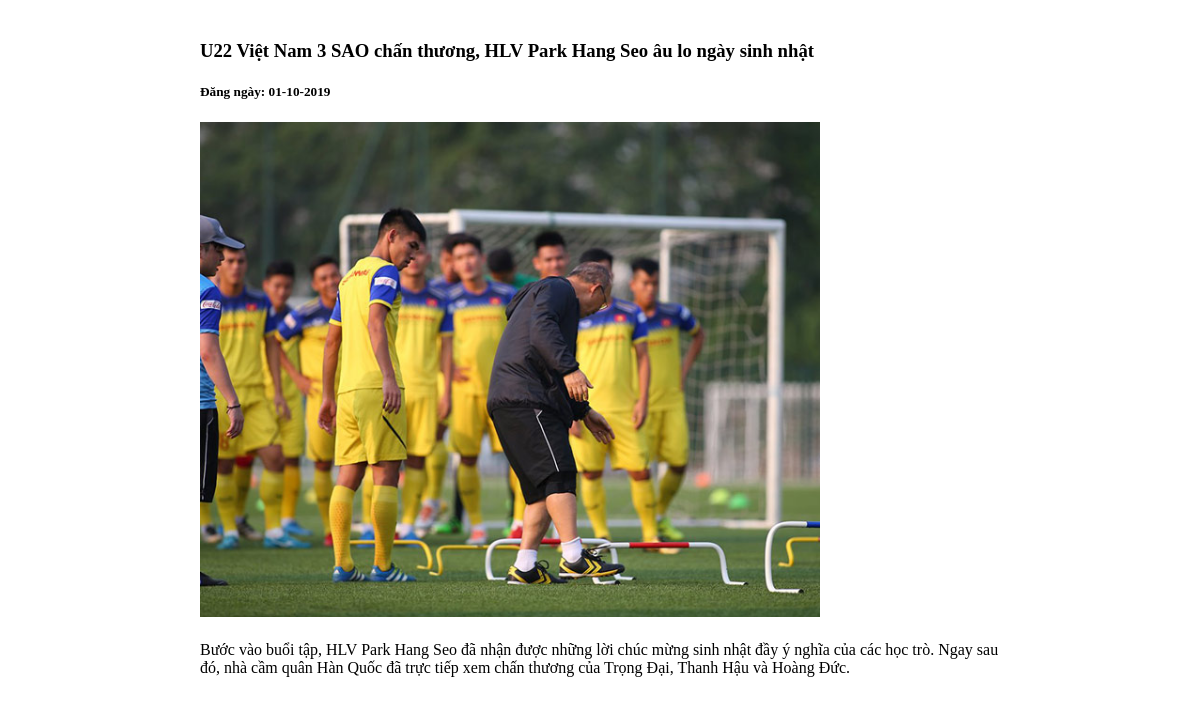
The page /View/detail.php on the database its author committed.
### tables this page shows
CREATE TABLE `news` (
  `id` int(11) NOT NULL,
  `title` varchar(255) NOT NULL,
  `description` varchar(255) NOT NULL,
  `image` varchar(50) NOT NULL,
  `created_at` date NOT NULL DEFAULT current_timestamp()
);

### Model/DbConnect.php (called while the page is built)
<?php
    class DbConnect {
		public function DbConnect() {
			$conn = new mysqli('localhost','root','','exercise2');
			$conn->set_charset('utf8');
			if(mysqli_connect_errno()){
				echo "Lỗi kết nối: " . mysqli_connect_error();
				die();
			}else{
				return $conn;
			}
		}
	}
?>

### Controller/NewController.php (called while the page is built)
<?php
	require_once('../Model/NewModel.php');
	class NewController {
		public function index() {
			$listNews = new NewModel();
			if(isset($_GET['id'])){
				$arDetail = $listNews->detailNew($_GET['id']);
				return $arDetail;
			}else{
				$arNews = $listNews->listNews();
				return $arNews;
			}
		}
	}
?>

### Model/NewModel.php (called while the page is built, shortened)
<?php
require_once('DbConnect.php');
class NewModel extends DbConnect {
	protected $conn;
	public function __construct() {
		$this->conn = $this->DbConnect();
	}
	function listNews() {
		$queryList  = "SELECT * FROM news";
		$arNews     = $this->conn->query($queryList);
		return $arNews;
	}
}
?>

### View/detail.php (the view, shortened to what this page needs)
<!DOCTYPE html>
<html>
<head>
	<link rel="stylesheet" type="text/css" href="../public/css/style.css">
</head>
<body>
<?php
include('../Controller/NewController.php');
$news     = new NewController();
$array 	  = $news->index();
$arDetail = mysqli_fetch_assoc($array);
$date     =date_create($arDetail['created_at']);
?>
<div class="detail">
	<h3><?php echo $arDetail['title'] ?></h3>
	<h5>Đăng ngày: <?php echo date_format($date,"d-m-Y");?></h5>
	<img src='../public/img/<?php echo $arDetail['image'] ?>' style="width: 620px" alt="">
	<span><?php echo $arDetail['description'] ?></span>
</div>
</body>
</html>

### public/css/style.css (style rules this page uses)
.detail { width: 800px; margin: 40px auto; }
.detail span { display: block; padding-top: 20px; }

### rows shown on the page
news: title "U22 Việt Nam 3 SAO chấn thương, HLV Park Hang Seo âu lo ngày sinh nhật", created_at "01-10-2019", image (picture), description "Bước vào buổi tập, HLV Park Hang Seo đã nhận được những lời chúc mừng sinh nhật đầy ý nghĩa của các học trò. Ngay sau đó, nhà cầm quân Hàn Quốc đã trực tiếp xem chấn thương của Trọng Đại, Thanh Hậu và Hoàng Đức."
